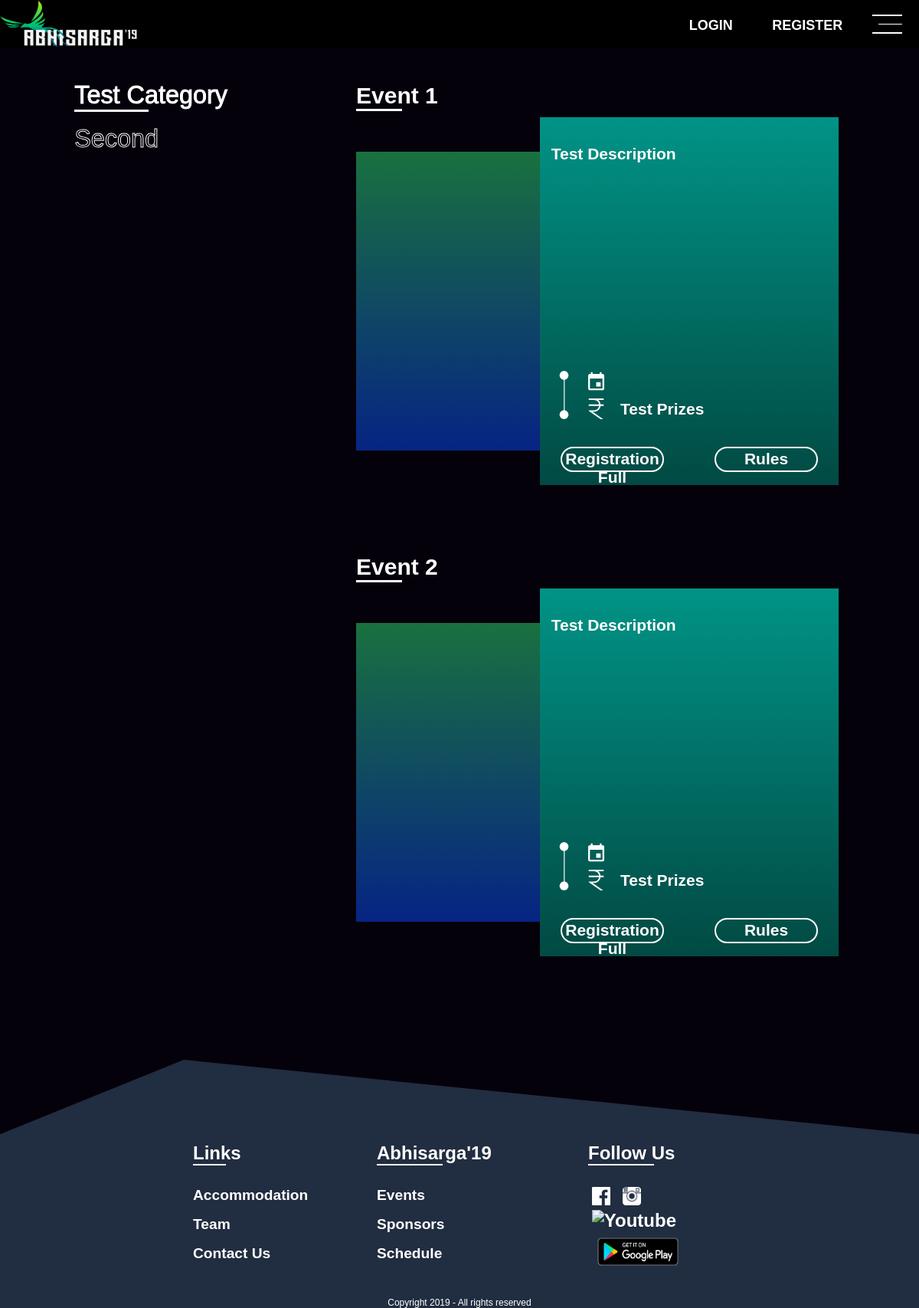
Before: /event/ with the older database file.
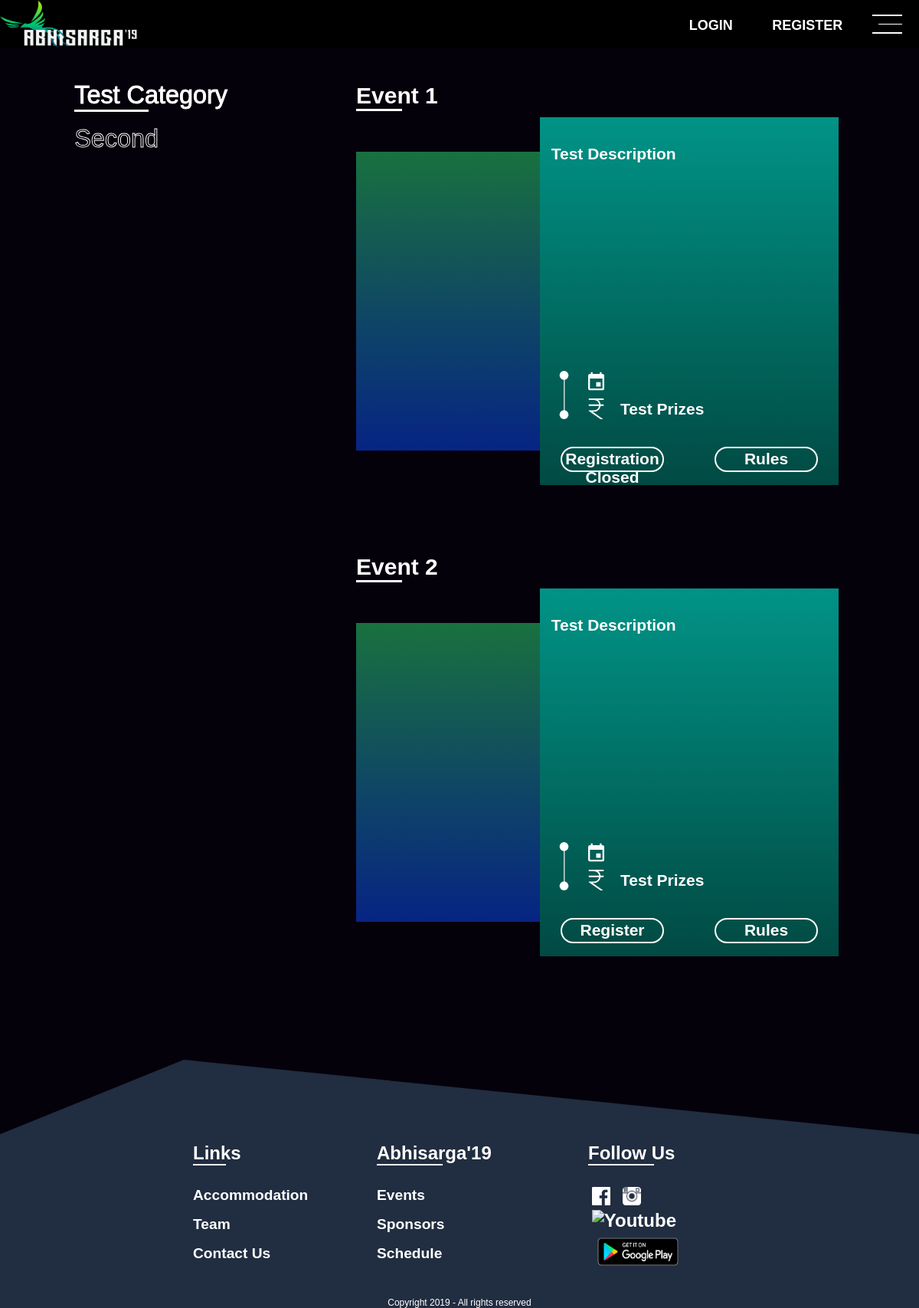
After: the same page with the newer database file.
### Event/models.py (models this page shows, shortened)
class Event(models.Model):
	event_category = models.ForeignKey(EventCategory, on_delete=models.CASCADE, related_name="event_category")
	name = models.CharField(max_length=200, null=True, blank=True)
	logo = models.ImageField(upload_to=get_event_photo_path, null=True, blank=True)
	registration_from = models.DateTimeField(null=True, blank=True)
	registration_to = models.DateTimeField(null=True, blank=True)
	event_from = models.DateTimeField(null=True, blank=True)
	event_to = models.DateTimeField(null=True, blank=True)
	participant_limit = models.IntegerField(default=0)
	participant_count = models.IntegerField(default=0)
	description = models.TextField()
	rules = models.TextField()
	prize = models.TextField()
	brochure = models.FileField(upload_to=get_event_photo_path, null=True, blank=True)
	organisers = models.ManyToManyField(settings.AUTH_USER_MODEL, related_name="organising_events")
	web_priority = models.IntegerField(default=0)
	app_priority = models.IntegerField(default=0)
	registration_closed = models.BooleanField(default=False)
	team_event = models.BooleanField(default=False)
	img_1 = models.FileField(upload_to=get_event_photo_path, null=True, blank=True)
	img_2 = models.FileField(upload_to=get_event_photo_path, null=True, blank=True)
	img_3 = models.FileField(upload_to=get_event_photo_path, null=True, blank=True)
	img_4 = models.FileField(upload_to=get_event_photo_path, null=True, blank=True)
	qr_code_string = models.CharField(max_length=100, null=True, blank=True)
	@property
	def registration_full(self):
		teams = Team.objects.filter(event__id=self.id)
		return False if len(teams) < self.participant_limit else True

### Event/views.py (the view)
# urls.py: path(r'event/', include('Event.urls')),
def event(request):
	event_template = 'Event/events.html'
	event_cat = EventCategory.objects.all().order_by("web_priority")
	all_events = list()
	for _ in event_cat:
		events = Event.objects.filter(event_category__id=_.id).order_by("web_priority")
		all_events.append({"category":_, "events":events})
	part = list()
	try:
		participated_events = Team.objects.filter(leader__username=request.user.username)
		part = list()
		for obj in participated_events:
			part.append(obj.event)
		participated_events = Member.objects.filter(email=request.user.email)
		for obj in participated_events:
			part.append(obj.team.event)
	except Exception as e:
		pass
	return render(request, event_template, {"event_category":event_cat, "all_events":all_events, "participated_events":part})

### Event/templates/Event/events.html (shortened to what this page needs)
{% extends 'UserAuth/index.html' %}
{% load staticfiles %}
{% block link %}
	<link rel="stylesheet" type="text/css" href="{% static 'assets/css/events.css' %}">
    <link rel="stylesheet" type="text/css" href="{% static 'assets/css/common.css' %}">
{% endblock %}
{% block content %}
<div id="bar">
	<a href="{% url 'UserAuth:home' %}"><img src="{% static 'assets/img/default-logo.png' %}" alt="Abhisarga 2K19" id="bar-logo"></a>
	<div id="menu" onclick="menuopen()">
		<div></div>
		<div></div>
		<div></div>
	</div>
	{% if request.user.is_authenticated %}
	<div id="login">
		<a href="{% url 'UserAuth:logout' %}">Log Out</a>
	</div>
	<div id="register">
		<a href="{% url 'UserAuth:profile' %}">Profile</a>
	</div>
	{% else %}
	<div id="register">
		<a href="{% url 'UserAuth:user_registration' %}">REGISTER</a>
	</div>
	<div id="login">
		<a href="{% url 'UserAuth:user_login' %}">LOGIN</a>
	</div>
	{% endif %}
</div>
<div id="event-content">
	{% for object in all_events %}
	{% if forloop.counter0 == 0 %} <div class="events-internal"> {% else %} <div class="events-internal" style="display: none;"> {% endif %}
		{% for event in object.events %}
		<div class="single-event">
			<h1>{{ event.name }}</h1>
			<div class="image">
				<div></div>
			</div>
			<div class="event-details">
				<p class="scrollbar">
					{{ event.description|linebreaksbr }}
				</p>
				<div class="s-info">
					<img src="{% static 'assets/img/svg/design.svg' %}" alt="">
					<span><img src="{% static 'assets/img/svg/calender.svg' %}" alt="">{{ event.event_from|date:"M d, Y" }}</span>
					<span><img src="{% static 'assets/img/svg/rupee.svg' %}" alt="">{{ event.prize }}</span>
				</div>
				{% if event.registration_closed %}
				<div class="b-link">
					<a href="javascript:function() { return false; }">Registration Closed</a>
				</div>
				{% elif event.registration_full %}
				<div class="b-link">
					<a href="javascript:function() { return false; }">Registration Full</a>
				</div>
				{% elif event in participated_events %}
				<div class="b-link">
					<a onclick="return confirm('Are you sure you want to deregister from this event?')" href="{% url 'Event:eventRegistration' %}?event_id={{event.id}}">Registered</a>
				</div>
				{% else %}{% if event.team_event and request.user.is_authenticated %}
				<div class="b-link event-register">
					Register
				</div>
				{% elif event.team_event and not request.user.is_authenticated %}
				<div class="b-link">
					<a href="{% url 'Event:teamEventRegistration' %}">Register</a>
				</div>
				{% else %}
				<div class="b-link">
					<a href="{% url 'Event:eventRegistration' %}?event_id={{event.id}}">Register</a>
				</div>
				{% endif %}{% endif %}
				<div class="b-link event-rules">
					Rules
				</div>
			</div>
		</div>
		{% endfor %}
	</div>
	{% endfor %}
</div>
<div id="listnav">
  <ul>
  	{% for category in event_category %}{% if forloop.counter0 == 0 %}
    <li class="nav-link active-link" value="{{forloop.counter0}}" onclick="changeselect(this)">{{ category.category }}<hr></li>
    {% else %}
    <li class="nav-link" value="{{forloop.counter0}}" onclick="changeselect(this)">{{ category.category }}<hr></li>
    {% endif %}{% endfor %}
  </ul>
</div>
{% endblock %}

Changed rows visible on the page:
changed Event "Event 1": registration_closed "Registration Full" → "Registration Closed"
changed Event "Event 2": participant_limit "Registration Full" → "Register"
